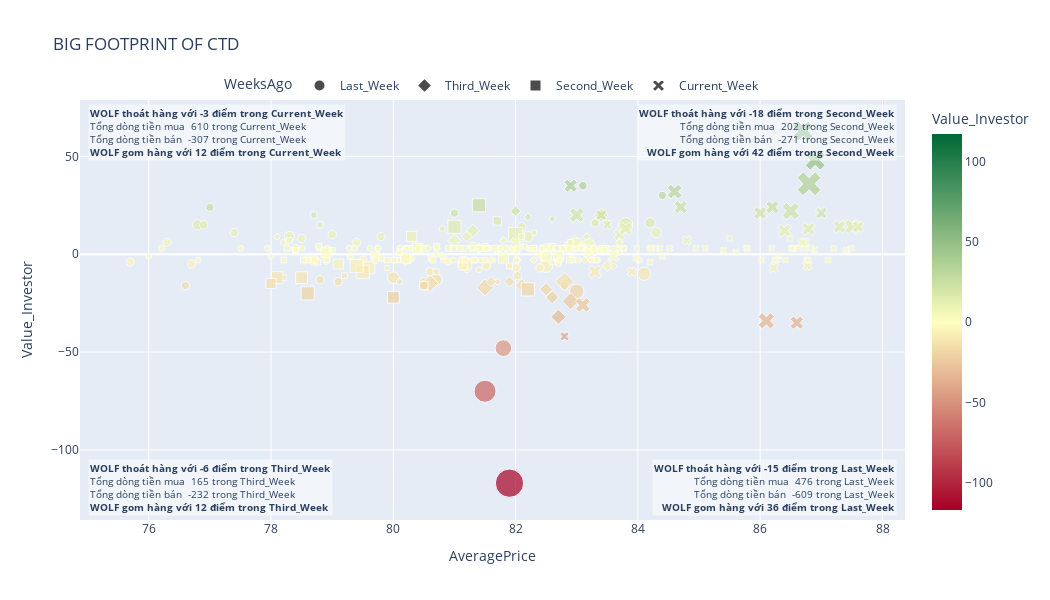

The code cell stored with this chart in its notebook:
### Code cell
fig_stock=fig_investor('CTD','WOLF')

### Figure 1 — Plotly figure (JSON) as saved in the notebook; plotly's stock layout.template omitted (floating-point values rounded to 4 significant figures; data arrays with more than 128 entries replaced by an {"elided": "..."} marker saying what was removed)
{"data": [{"customdata": {"elided": "223x2 mixed values"}, "hovertemplate": "<b>%{hovertext}</b><br><br>WeeksAgo=%{customdata[0]}<br>AveragePrice=%{x}<br>Value_Investor=%{marker.color}<br>size=%{marker.size}<br>Value_WOLF=%{customdata[1]}<extra></extra>", "hovertext": {"elided": "223 str values"}, "legendgroup": "Last_Week", "marker": {"color": {"elided": "223 int values"}, "coloraxis": "coloraxis", "size": {"elided": "223 int values"}, "sizemode": "area", "sizeref": 0.1725, "symbol": "circle"}, "mode": "markers", "name": "Last_Week", "orientation": "v", "showlegend": true, "type": "scatter", "x": {"elided": "223 float values"}, "xaxis": "x", "y": {"elided": "223 int values"}, "yaxis": "y"}, {"customdata": {"elided": "93x2 mixed values"}, "hovertemplate": "<b>%{hovertext}</b><br><br>WeeksAgo=%{customdata[0]}<br>AveragePrice=%{x}<br>Value_Investor=%{marker.color}<br>size=%{marker.size}<br>Value_WOLF=%{customdata[1]}<extra></extra>", "hovertext": ["Third_Week", "Third_Week", "Third_Week", "Third_Week", "Third_Week", "Third_Week", "Third_Week", "Third_Week", "Third_Week", "Third_Week", "Third_Week", "Third_Week", "Third_Week", "Third_Week", "Third_Week", "Third_Week", "Third_Week", "Third_Week", "Third_Week", "Third_Week", "Third_Week", "Third_Week", "Third_Week", "Third_Week", "Third_Week", "Third_Week", "Third_Week", "Third_Week", "Third_Week", "Third_Week", "Third_Week", "Third_Week", "Third_Week", "Third_Week", "Third_Week", "Third_Week", "Third_Week", "Third_Week", "Third_Week", "Third_Week", "Third_Week", "Third_Week", "Third_Week", "Third_Week", "Third_Week", "Third_Week", "Third_Week", "Third_Week", "Third_Week", "Third_Week", "Third_Week", "Third_Week", "Third_Week", "Third_Week", "Third_Week", "Third_Week", "Third_Week", "Third_Week", "Third_Week", "Third_Week", "Third_Week", "Third_Week", "Third_Week", "Third_Week", "Third_Week", "Third_Week", "Third_Week", "Third_Week", "Third_Week", "Third_Week", "Third_Week", "Third_Week", "Third_Week", "Third_Week", "Third_Week", "Third_Week", "Third_Week", "Third_Week", "Third_Week", "Third_Week", "Third_Week", "Third_Week", "Third_Week", "Third_Week", "Third_Week", "Third_Week", "Third_Week", "Third_Week", "Third_Week", "Third_Week", "Third_Week", "Third_Week", "Third_Week"], "legendgroup": "Third_Week", "marker": {"color": [1, -1, 3, 0, -15, -16, 6, -2, -4, 5, -3, 3, 7, 0, 12, 3, -17, -14, 10, 1, 7, -14, 5, 22, 1, 9, 5, -1, -3, -1, -3, -3, 1, 1, 3, 1, 1, -16, 3, -3, 0, -18, -22, 1, 18, -24, 1, 5, 3, 3, -1, -1, 8, -14, -32, 3, -1, 9, 2, 5, -6, -5, -6, 6, 1, 2, -1, 1, 20, 3, 3, 4, -5, 3, -3, 5, -1, 1, 19, -1, 3, 1, 5, 1, 1, -1, -3, 0, 3, 3, -3, 1, 3], "coloraxis": "coloraxis", "size": [0, 3, 0, 3, 15, 6, 0, 3, 3, 0, 3, 3, 9, 0, 9, 6, 15, 6, 0, 0, 3, 6, 0, 6, 0, 6, 0, 0, 3, 0, 3, 3, 0, 0, 3, 0, 0, 9, 3, 3, 6, 9, 9, 0, 0, 15, 0, 3, 3, 3, 0, 0, 3, 18, 12, 3, 0, 3, 6, 0, 6, 0, 3, 3, 0, 0, 0, 0, 9, 3, 3, 0, 0, 3, 3, 0, 0, 0, 3, 0, 3, 0, 0, 0, 0, 0, 3, 0, 3, 3, 3, 0, 3], "sizemode": "area", "sizeref": 0.1725, "symbol": "diamond"}, "mode": "markers", "name": "Third_Week", "orientation": "v", "showlegend": true, "type": "scatter", "x": [80.99, 80.8, 80.9, 80.7, 80.6, 80.5, 80.4, 80.3, 80.2, 80.35, 80.27, 80.57, 81, 81.1, 81.3, 81.4, 81.5, 81.6, 81.7, 81.72, 81.8, 81.9, 81.95, 82, 81.84, 81.2, 81.57, 81.25, 81.17, 80.83, 80.87, 81.13, 80.76, 80.98, 80.71, 81.18, 81.05, 82.1, 82.28, 82.3, 82.4, 82.5, 82.6, 82.85, 83, 82.9, 83.05, 83.1, 83.12, 83.2, 83.01, 82.99, 82.96, 82.8, 82.7, 82.58, 82.52, 83.16, 83.3, 83.46, 83.5, 83.48, 83.6, 83.7, 83.65, 83.64, 83.51, 83.68, 83.4, 82.98, 83.27, 82.77, 82.44, 83.08, 83.13, 83.29, 83.15, 82.84, 82.2, 82.19, 82.51, 82.71, 82.79, 82.32, 82.67, 82.31, 82.03, 82.01, 81.51, 81.86, 81.59, 81.61, 81.83], "xaxis": "x", "y": [1, -1, 3, 0, -15, -16, 6, -2, -4, 5, -3, 3, 7, 0, 12, 3, -17, -14, 10, 1, 7, -14, 5, 22, 1, 9, 5, -1, -3, -1, -3, -3, 1, 1, 3, 1, 1, -16, 3, -3, 0, -18, -22, 1, 18, -24, 1, 5, 3, 3, -1, -1, 8, -14, -32, 3, -1, 9, 2, 5, -6, -5, -6, 6, 1, 2, -1, 1, 20, 3, 3, 4, -5, 3, -3, 5, -1, 1, 19, -1, 3, 1, 5, 1, 1, -1, -3, 0, 3, 3, -3, 1, 3], "yaxis": "y"}, {"customdata": {"elided": "119x2 mixed values"}, "hovertemplate": "<b>%{hovertext}</b><br><br>WeeksAgo=%{customdata[0]}<br>AveragePrice=%{x}<br>Value_Investor=%{marker.color}<br>size=%{marker.size}<br>Value_WOLF=%{customdata[1]}<extra></extra>", "hovertext": ["Second_Week", "Second_Week", "Second_Week", "Second_Week", "Second_Week", "Second_Week", "Second_Week", "Second_Week", "Second_Week", "Second_Week", "Second_Week", "Second_Week", "Second_Week", "Second_Week", "Second_Week", "Second_Week", "Second_Week", "Second_Week", "Second_Week", "Second_Week", "Second_Week", "Second_Week", "Second_Week", "Second_Week", "Second_Week", "Second_Week", "Second_Week", "Second_Week", "Second_Week", "Second_Week", "Second_Week", "Second_Week", "Second_Week", "Second_Week", "Second_Week", "Second_Week", "Second_Week", "Second_Week", "Second_Week", "Second_Week", "Second_Week", "Second_Week", "Second_Week", "Second_Week", "Second_Week", "Second_Week", "Second_Week", "Second_Week", "Second_Week", "Second_Week", "Second_Week", "Second_Week", "Second_Week", "Second_Week", "Second_Week", "Second_Week", "Second_Week", "Second_Week", "Second_Week", "Second_Week", "Second_Week", "Second_Week", "Second_Week", "Second_Week", "Second_Week", "Second_Week", "Second_Week", "Second_Week", "Second_Week", "Second_Week", "Second_Week", "Second_Week", "Second_Week", "Second_Week", "Second_Week", "Second_Week", "Second_Week", "Second_Week", "Second_Week", "Second_Week", "Second_Week", "Second_Week", "Second_Week", "Second_Week", "Second_Week", "Second_Week", "Second_Week", "Second_Week", "Second_Week", "Second_Week", "Second_Week", "Second_Week", "Second_Week", "Second_Week", "Second_Week", "Second_Week", "Second_Week", "Second_Week", "Second_Week", "Second_Week", "Second_Week", "Second_Week", "Second_Week", "Second_Week", "Second_Week", "Second_Week", "Second_Week", "Second_Week", "Second_Week", "Second_Week", "Second_Week", "Second_Week", "Second_Week", "Second_Week", "Second_Week", "Second_Week", "Second_Week", "Second_Week", "Second_Week"], "legendgroup": "Second_Week", "marker": {"color": [-5, 10, -6, -1, 17, -2, 4, 25, 1, 1, 9, -18, 3, 3, -1, 4, 3, -1, 2, 5, 6, 6, -1, -1, -10, -9, 3, 14, -5, 3, -6, 3, -8, 3, -9, 4, -5, 14, -16, -2, 3, 0, 1, 3, 9, -2, 1, -3, -22, -3, -2, -1, -7, -9, -6, -1, 1, -11, -1, 1, -5, -1, -5, -5, 2, 1, 15, 20, 1, -20, -4, -3, -12, 2, 7, -5, -12, -1, -3, 4, 3, -12, -15, 5, 1, -1, -3, 1, 1, 1, 5, -1, -3, 3, 1, 1, 1, 3, 5, -3, 3, -3, 3, -3, -1, 3, -3, 1, 3, 2, -3, 3, 3, -1, -3, 3, 1, 1, 1], "coloraxis": "coloraxis", "size": [3, 18, 3, 0, 6, 9, 3, 15, 0, 0, 3, 15, 3, 3, 9, 3, 3, 9, 0, 0, 6, 3, 0, 0, 0, 0, 3, 15, 9, 3, 6, 3, 0, 3, 3, 3, 0, 0, 6, 3, 3, 0, 0, 9, 9, 9, 3, 3, 12, 3, 3, 6, 12, 15, 15, 3, 0, 3, 0, 0, 0, 0, 9, 0, 3, 9, 3, 3, 0, 15, 3, 3, 12, 3, 3, 0, 3, 0, 3, 3, 3, 12, 9, 0, 0, 0, 3, 0, 0, 0, 0, 0, 3, 3, 0, 0, 0, 3, 0, 3, 3, 3, 3, 3, 0, 3, 3, 0, 3, 0, 3, 3, 3, 0, 3, 3, 0, 0, 0], "sizemode": "area", "sizeref": 0.1725, "symbol": "square"}, "mode": "markers", "name": "Second_Week", "orientation": "v", "showlegend": true, "type": "scatter", "x": [81.1, 82, 81.9, 81.86, 81.7, 81.8, 81.5, 81.4, 81.47, 81.72, 82.1, 82.2, 82.3, 82.44, 82.5, 82.6, 82.68, 82.7, 82.4, 82.86, 83, 82.9, 82.62, 81.96, 81.6, 81.3, 81.43, 81, 81.2, 81.16, 81.14, 80.9, 80.8, 81.09, 80.7, 80.71, 80.56, 80.6, 80.5, 80.62, 81.54, 80.61, 81.07, 80.4, 80.3, 80.2, 80.1, 80.02, 80, 79.9, 79.8, 79.7, 79.6, 79.5, 79.4, 79.3, 79.55, 79.2, 79.54, 79.84, 79.72, 79.44, 79.1, 79.03, 79, 78.9, 78.8, 78.7, 78.72, 78.6, 78.76, 78.53, 78.5, 78.4, 78.3, 78.12, 78.2, 78.73, 78.71, 78.78, 78.26, 78.1, 78, 78.86, 78.77, 78.65, 78.21, 78.66, 78.84, 79.04, 79.45, 79.38, 79.71, 80.48, 80.06, 80.17, 80.34, 80.41, 80.57, 80.65, 80.99, 81.12, 81.29, 81.18, 81.23, 81.66, 81.32, 81.46, 82.77, 82.8, 82.88, 82.78, 82.56, 82.34, 82.01, 82.04, 82.06, 81.85, 81.84], "xaxis": "x", "y": [-5, 10, -6, -1, 17, -2, 4, 25, 1, 1, 9, -18, 3, 3, -1, 4, 3, -1, 2, 5, 6, 6, -1, -1, -10, -9, 3, 14, -5, 3, -6, 3, -8, 3, -9, 4, -5, 14, -16, -2, 3, 0, 1, 3, 9, -2, 1, -3, -22, -3, -2, -1, -7, -9, -6, -1, 1, -11, -1, 1, -5, -1, -5, -5, 2, 1, 15, 20, 1, -20, -4, -3, -12, 2, 7, -5, -12, -1, -3, 4, 3, -12, -15, 5, 1, -1, -3, 1, 1, 1, 5, -1, -3, 3, 1, 1, 1, 3, 5, -3, 3, -3, 3, -3, -1, 3, -3, 1, 3, 2, -3, 3, 3, -1, -3, 3, 1, 1, 1], "yaxis": "y"}, {"customdata": {"elided": "170x2 mixed values"}, "hovertemplate": "<b>%{hovertext}</b><br><br>WeeksAgo=%{customdata[0]}<br>AveragePrice=%{x}<br>Value_Investor=%{marker.color}<br>size=%{marker.size}<br>Value_WOLF=%{customdata[1]}<extra></extra>", "hovertext": {"elided": "170 str values"}, "legendgroup": "Current_Week", "marker": {"color": {"elided": "170 int values"}, "coloraxis": "coloraxis", "size": {"elided": "170 int values"}, "sizemode": "area", "sizeref": 0.1725, "symbol": "x"}, "mode": "markers", "name": "Current_Week", "orientation": "v", "showlegend": true, "type": "scatter", "x": {"elided": "170 float values"}, "xaxis": "x", "y": {"elided": "170 int values"}, "yaxis": "y"}], "layout": {"annotations": [{"align": "left", "bgcolor": "rgba(255, 255, 255, 0.5)", "font": {"size": 10}, "showarrow": false, "text": "<b>WOLF thoát hàng với -3 điểm trong Current_Week</b><br>Tổng dòng tiền mua  610 trong Current_Week<br>Tổng dòng tiền bán  -307 trong Current_Week<br><b>WOLF gom hàng với 12 điểm trong Current_Week</b>", "x": 0.01, "xref": "paper", "y": 0.99, "yref": "paper"}, {"align": "right", "bgcolor": "rgba(255, 255, 255, 0.5)", "font": {"size": 10}, "showarrow": false, "text": "<b>WOLF thoát hàng với -18 điểm trong Second_Week</b><br>Tổng dòng tiền mua  202 trong Second_Week<br>Tổng dòng tiền bán  -271 trong Second_Week<br><b>WOLF gom hàng với 42 điểm trong Second_Week</b>", "x": 0.99, "xref": "paper", "y": 0.99, "yref": "paper"}, {"align": "left", "bgcolor": "rgba(255, 255, 255, 0.5)", "font": {"size": 10}, "showarrow": false, "text": "<b>WOLF thoát hàng với -6 điểm trong Third_Week</b><br>Tổng dòng tiền mua  165 trong Third_Week<br>Tổng dòng tiền bán  -232 trong Third_Week<br><b>WOLF gom hàng với 12 điểm trong Third_Week</b>", "x": 0.01, "xref": "paper", "y": 0.01, "yref": "paper"}, {"align": "right", "bgcolor": "rgba(255, 255, 255, 0.5)", "font": {"size": 10}, "showarrow": false, "text": "<b>WOLF thoát hàng với -15 điểm trong Last_Week</b><br>Tổng dòng tiền mua  476 trong Last_Week<br>Tổng dòng tiền bán  -609 trong Last_Week<br><b>WOLF gom hàng với 36 điểm trong Last_Week</b>", "x": 0.99, "xref": "paper", "y": 0.01, "yref": "paper"}], "autosize": true, "coloraxis": {"cmax": 117, "cmin": -117, "colorbar": {"title": {"text": "Value_Investor"}}, "colorscale": [[0, "#a50026"], [0.5, "#ffffbf"], [1, "#006837"]]}, "height": 600, "legend": {"itemsizing": "constant", "orientation": "h", "title": {"text": "WeeksAgo"}, "tracegroupgap": 0, "x": 0.5, "xanchor": "center", "y": 1, "yanchor": "bottom"}, "title": {"text": "BIG FOOTPRINT OF CTD "}, "width": 1050, "xaxis": {"anchor": "y", "domain": [0, 1], "title": {"text": "AveragePrice"}}, "yaxis": {"anchor": "x", "domain": [0, 1], "title": {"text": "Value_Investor"}}}}
